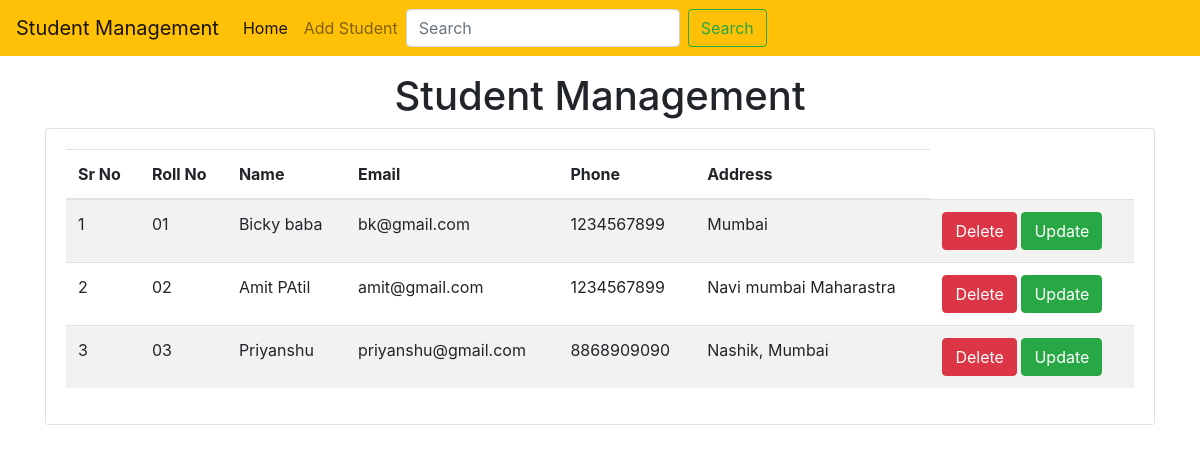
/std/, run on the app's committed database.
### std/models.py (models this page shows)
class Student(models.Model):
    roll=models.CharField(max_length=100)
    name=models.CharField(max_length=50)
    email=models.CharField(max_length=150)
    phone=models.CharField(max_length=10)
    address=models.CharField(max_length=200)

### std/views.py (the view)
# urls.py: path("",home),
def home(request):
    std=Student.objects.all()
    return render(request,"std/home.html", {'std':std})

### templates/std/home.html (shortened to what this page needs)
<!doctype html>
<html lang="en">
  <head>
    <link rel="stylesheet" href="https://cdn.jsdelivr.net/npm/bootstrap@4.6.2/dist/css/bootstrap.min.css">
  </head>
  <body>
    {% include 'std/navbar.html' %}
    <h1 class="text-center mt-3">Student Management</h1>
    <div class="container">
      <div class="row">
        <div class="col-md-12">
          <div class="card">
            <div class="card-body">
              <table class="table table-striped">
                <thead>
                  <tr>
                    <th>Sr No</th>
                    <th>Roll No</th>
                    <th>Name</th>
                    <th>Email</th>
                    <th>Phone</th>
                    <th>Address</th>
                  </tr>
                </thead>
                <tbody>
                  {% for s in std %}
                  <tr>
                    <td>{{forloop.counter}}</td>
                    <td>{{s.roll}}</td>
                    <td>{{s.name}}</td>
                    <td>{{s.email}}</td>
                    <td>{{s.phone}}</td>
                    <td>{{s.address}}</td>
                    <td>
                      <a href="/std/delete-std/{{s.id}}" class="btn btn-danger md-sm">Delete</a>
                      <a href="/std/update-std/{{s.id}}" class="btn btn-success md-sm">Update</a>
                    </td>
                  </tr>
                  {% endfor %}
                </tbody>
              </table>
            </div>
          </div>
        </div>
      </div>
    </div>
  </body>
</html>

### templates/std/navbar.html (shortened to what this page needs)
<nav class="navbar navbar-expand-lg navbar-light bg-warning">
    <a class="navbar-brand" href="/std/home/">Student Management</a>
    <div class="collapse navbar-collapse" id="navbarSupportedContent">
      <ul class="navbar-nav mr-auto">
        <li class="nav-item active">
          <a class="nav-link" href="#">Home <span class="sr-only">(current)</span></a>
        </li>
        <li class="nav-item">
          <a class="nav-link" href="/std/add-std/">Add Student</a>
        </li>
      <form class="form-inline my-2 my-lg-0">
        <input class="form-control mr-sm-2" type="search" placeholder="Search" aria-label="Search">
        <button class="btn btn-outline-success my-2 my-sm-0" type="submit">Search</button>
      </form>
    </div>
  </nav>

### data on the page
Student: roll "01", name "Bicky baba", email "bk@gmail.com", phone "1234567899", address "Mumbai"
Student: roll "02", name "Amit PAtil", email "amit@gmail.com", phone "1234567899", address "Navi mumbai Maharastra"
Student: roll "03", name "Priyanshu", email "priyanshu@gmail.com", phone "8868909090", address "Nashik, Mumbai"
